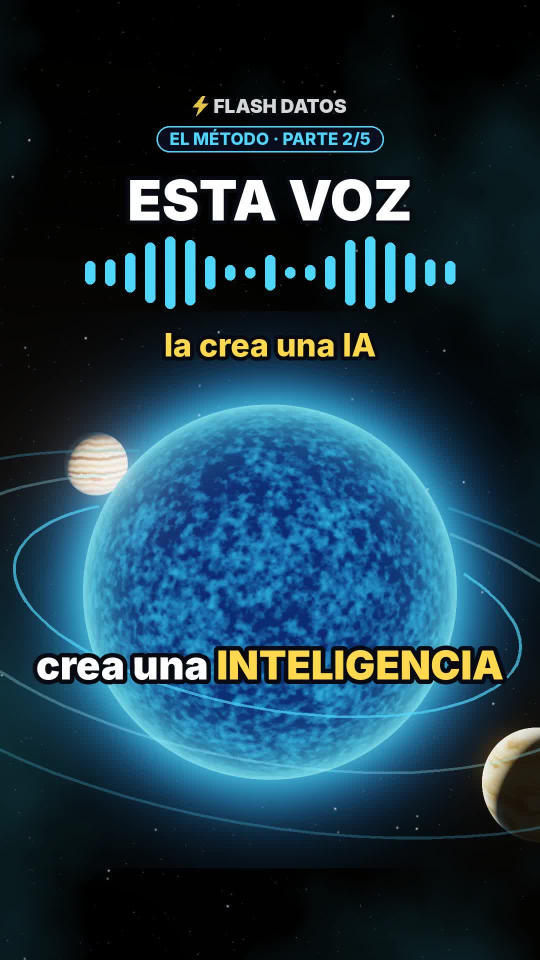
#> input picture videos/17-metodo-parte-2/portada.jpg, 1080 x 1920 px (shown at 1/2 size)
$ python -i escena.py   (imports and definitions only)
#> lines starting #> are read from the running program, lines starting #| are printed output that depends on the picture
### motor/noise.py
import numpy as np
rng = np.random.default_rng(7)
PERM = rng.permutation(256)
P = np.concatenate([PERM, PERM]).astype(np.int64)
VALS = rng.random(256)


def _hash(ix, iy, iz):
    return VALS[P[P[P[ix & 255] + (iy & 255)] + (iz & 255)]]


def vnoise(x, y, z):
    xi, yi, zi = np.floor(x).astype(np.int64), np.floor(y).astype(np.int64), np.floor(z).astype(np.int64)
    xf, yf, zf = x - xi, y - yi, z - zi
    u, v, w = xf * xf * (3 - 2 * xf), yf * yf * (3 - 2 * yf), zf * zf * (3 - 2 * zf)
    c000 = _hash(xi, yi, zi); c100 = _hash(xi + 1, yi, zi)
    c010 = _hash(xi, yi + 1, zi); c110 = _hash(xi + 1, yi + 1, zi)
    c001 = _hash(xi, yi, zi + 1); c101 = _hash(xi + 1, yi, zi + 1)
    c011 = _hash(xi, yi + 1, zi + 1); c111 = _hash(xi + 1, yi + 1, zi + 1)
    x00 = c000 + u * (c100 - c000); x10 = c010 + u * (c110 - c010)
    x01 = c001 + u * (c101 - c001); x11 = c011 + u * (c111 - c011)
    y0 = x00 + v * (x10 - x00); y1 = x01 + v * (x11 - x01)
    return y0 + w * (y1 - y0)


def fbm(x, y, z, octaves=5, lac=2.0, gain=0.5, seed=0.0):
#> called with octaves = 5, lac = 2, gain = 0.5, seed = 1717
    tot, amp, norm, f = 0.0, 1.0, 0.0, 1.0
    for o in range(octaves):
        off = seed * 17.31 + o * 31.7
        tot = tot + amp * vnoise(x * f + off, y * f - off * 0.7, z * f + off * 1.3)
        norm += amp; amp *= gain; f *= lac
    return tot / norm


def smooth(a, b, x):
    t = np.clip((x - a) / (b - a), 0, 1)
    return t * t * (3 - 2 * t)


def mix(a, b, t):
    t = t[..., None]
    return np.asarray(a) * (1 - t) + np.asarray(b) * t

### videos/17-metodo-parte-2/escena.py
"""Flash Datos · video 17 · Serie "El método", parte 2: la voz.

Una estrella de sonido cian al centro que late con la narración real (su envolvente sale de
voz/narracion.mp3), ondas de sonido que se expanden en su plano y dos lunas que son las dos
tomas de ElevenLabs. La cámara orbita alrededor (en la parte 1 solo se acercaba de frente).
Gráficos: fuentes verificadas, la hoja del guion, la onda de la voz, las dos tomas, el camino
ElevenLabs → GitHub → narracion.mp3 y la línea de tiempo con las pausas y los subtítulos.

Uso:
  python3 escena.py info
  python3 escena.py test 1 5 12 ...
  python3 escena.py chunk <ini> <fin> <out>
"""
import json, math, os, subprocess, sys
import numpy as np
from PIL import Image, ImageDraw, ImageFont
from scipy.ndimage import gaussian_filter, zoom as ndzoom, uniform_filter1d

BASE = os.path.dirname(os.path.abspath(__file__))
W, H, FPS = 1080, 1920, 30
TY = math.tan(math.radians(20)); TX = TY * W / H
PIX = 2 * TY / H

xs = ((np.arange(W) + 0.5) / W * 2 - 1) * TX
ys = (1 - (np.arange(H) + 0.5) / H * 2) * TY
DX, DY = np.meshgrid(xs, ys)
NRM = np.sqrt(DX * DX + DY * DY + 1)
DIRS = np.stack([DX / NRM, DY / NRM, -1 / NRM], axis=-1)


def lin(c):
    return np.asarray(c, dtype=np.float32) ** 2.2


# [1 line not run here, left out]
# [1 line that did not run here, left out]
# [1 line that did not run here, left out]
# [1 line that did not run here, left out]


# [12 lines left out: function sample, not called in this run]


def smooth(a, b, x):
    t = np.clip((x - a) / (b - a), 0, 1)
    return t * t * (3 - 2 * t)


def smooth(a, b, x):
    t = np.clip((x - a) / (b - a), 0, 1)
    return t * t * (3 - 2 * t)


# ---------------- fondo: estrellas y una nebulosa verde-azulada (distinta a la de la parte 1) ----------------
def make_background():
    rng = np.random.default_rng(17)
    bg = np.zeros((H, W, 3), np.float32)
    n = 1700
    x = rng.integers(0, W, n); y = rng.integers(0, H, n)
    inten = 0.025 + 0.45 * rng.random(n) ** 7
    tint = rng.random(n)
    col = np.stack([0.78 + 0.2 * tint, 0.88 + 0.06 * tint, 1.0 - 0.2 * tint], -1)
    np.add.at(bg, (y, x), col * inten[:, None])
    bg = gaussian_filter(bg, (0.6, 0.6, 0))
    big = np.zeros_like(bg)
    m = 45
    bx = rng.integers(0, W, m); by = rng.integers(0, H, m)
    np.add.at(big, (by, bx), np.array([0.9, 0.97, 1.0]) * (1.5 + 3 * rng.random(m))[:, None])
    bg += gaussian_filter(big, (1.3, 1.3, 0))
    from noise import fbm
    gy, gx = np.mgrid[0:120, 0:68] / 30.0
    neb = fbm(gx, gy, np.full_like(gx, 3.3), 5, seed=1717)
    neb = ndzoom(neb, (H / 120, W / 68), order=1)
    neb = np.clip((neb - 0.45) * 2.6, 0, 1) ** 1.4
    bg += neb[..., None] * np.array([0.006, 0.040, 0.050], np.float32)
    return bg


BG = make_background()

# ---------------- línea de tiempo ----------------
# [1 line not run here, left out]
# [1 line that did not run here, left out]
# [1 line that did not run here, left out]
# [1 line that did not run here, left out]
# [1 line that did not run here, left out]
# [1 line that did not run here, left out]
# [1 line that did not run here, left out]
# [1 line that did not run here, left out]
# [1 line that did not run here, left out]
# [1 line that did not run here, left out]
# [1 line that did not run here, left out]
# [1 line that did not run here, left out]
# [1 line that did not run here, left out]
# [1 line that did not run here, left out]
# [1 line that did not run here, left out]
# [1 line that did not run here, left out]


def wtime(seg, idx):
    """Momento aproximado de la palabra número idx del segmento (por peso de letras)."""
    words = SEG[seg]["say"].split()
    wts = [len(w) + 1 + (3 if w[-1] in ".,:…?" else 0) for w in words]
    t0, t1 = SEG[seg]["t0"], SEG[seg]["t1"]
    return t0 + (t1 - t0) * sum(wts[:idx]) / sum(wts)


# [1 line that did not run here, left out]
# [1 line that did not run here, left out]
# [1 line that did not run here, left out]
# [1 line that did not run here, left out]
# [1 line that did not run here, left out]
# [1 line that did not run here, left out]
# [1 line that did not run here, left out]

# ---------------- envolvente real de la voz ----------------
ENV_FPS = 60


def load_env():
    cache = os.path.join(BASE, "out", "env.npy")
    if os.path.exists(cache):
        return np.load(cache)
    raw = subprocess.run(["ffmpeg", "-loglevel", "error", "-i", os.path.join(BASE, "voz", "narracion.mp3"),
                          "-ac", "1", "-ar", "12000", "-f", "s16le", "-"], capture_output=True).stdout
    a = np.frombuffer(raw, np.int16).astype(np.float32) / 32768
    hop = 12000 // ENV_FPS
    n = len(a) // hop
    rms = np.sqrt((a[:n * hop].reshape(n, hop) ** 2).mean(1))
    rms = uniform_filter1d(rms, 3)
    rms = np.clip(rms / (np.percentile(rms, 97) + 1e-9), 0, 1.2)
    pad = int(TM.get("voice_offset", 0.1) * ENV_FPS)
    env = np.concatenate([np.zeros(pad), rms])
    os.makedirs(os.path.dirname(cache), exist_ok=True)
    np.save(cache, env)
    return env


# [1 line that did not run here, left out]


# [7 lines left out: function env_at, not called in this run]


# ---------------- cuerpos ----------------
TILT = math.radians(14)
R_MOON = 2.05


# [10 lines left out: functions rot_y, rot_x, not called in this run]


def latlon(v):
    return np.arcsin(np.clip(v[..., 1], -1, 1)), np.arctan2(v[..., 0], v[..., 2])


# [4 lines left out: function plane_pt, not called in this run]


def moon_pos(i, t):
    a = 0.30 * t + 1.1 + i * math.pi
    return plane_pt(R_MOON, a)


# [84 lines left out: functions take_state, bodies, shade, draw_sphere, not called in this run]


def bloom(img):
    small = img[::4, ::4]
    br = np.clip(small - 0.9, 0, None)
    g = gaussian_filter(br, (5, 5, 0)) * 0.55 + gaussian_filter(br, (22, 22, 0)) * 0.85 + gaussian_filter(br, (60, 60, 0)) * 0.5
    return img + ndzoom(g, (4, 4, 1), order=1)[:H, :W]


# [4 lines left out: function tonemap, not called in this run]


FD = os.path.join(BASE, "fonts", "")
_fc = {}


# [5 lines left out: function font, not called in this run]


YELLOW = (255, 216, 77); CYAN = (79, 216, 255); WHITE = (255, 255, 255); RED = (255, 84, 84)
INK = (8, 10, 20)


def txt(d, xy, s, size, col, A, face="Inter-Black.otf", stroke=8, anchor="mm"):
    d.text(xy, s, font=font(face, size), fill=col + (A,), anchor=anchor, stroke_width=stroke, stroke_fill=INK + (A,))


# [15 lines left out: function groups_for_part, not called in this run]


CAPS = []
# [6 lines not run here, left out]


def is_hl(w):
    raw = w.strip(".,:…?¿!¡()")
    return any(ch.isdigit() for ch in raw) or (raw.isupper() and len(raw) > 1)


# [28 lines left out: functions draw_caption, fade, not called in this run]


def bolt(cx, cy, s):
    pts = [(0.58, 0.0), (0.12, 0.56), (0.44, 0.56), (0.30, 1.0), (0.88, 0.38), (0.55, 0.38), (0.74, 0.0)]
    return [(cx + (px - 0.5) * s, cy + (py - 0.5) * s) for px, py in pts]


# [43 lines left out: functions draw_watermark, badge, wrap, project, not called in this run]


def ease(s):
    s = min(max(s, 0.0), 1.0)
    return s * s * s * (s * (6 * s - 15) + 10)


def ease_out(s):
    s = min(max(s, 0.0), 1.0)
    return 1 - (1 - s) ** 3


def lerp(a, b, s):
    return a + (b - a) * s


# ---------------- cámara en órbita: (tiempo, azimut, elevación, distancia) ----------------
def cam_keys():
    return [(0.0, -1.10, 0.10, 16.0), (2.4, -0.75, 0.22, 7.2), (IN0 - 0.15, -0.45, 0.30, 6.8),
            (IN0, -0.20, 0.42, 6.4), (GU0, 0.15, 0.38, 6.6), (VO0 - 0.15, 0.35, 0.30, 6.9),
            (VO0, 0.55, 0.18, 6.0), (TO0, 0.75, 0.30, 7.4), (TO1 + 0.3, 1.05, 0.48, 8.2),
            (GH0, 1.15, 0.50, 8.0), (PS0, 1.40, 0.32, 7.0), (CIA[0], 1.65, 0.22, 6.6),
            (CIB[0] - 0.15, 1.80, 0.25, 6.4), (CIB[0], 2.05, 0.40, 7.6), (END, 2.40, 0.30, 7.0)]


# [1 line that did not run here, left out]


# [21 lines left out: function camera, not called in this run]


# ---------------- ondas de sonido en el plano de la estrella ----------------
WAVE_PERIOD = 0.55


# [58 lines left out: functions draw_waves, env_bars, draw_hook, not called in this run]


def check(d, cx, cy, s, col, A):
    d.line([(cx - 0.5 * s, cy), (cx - 0.15 * s, cy + 0.35 * s), (cx + 0.55 * s, cy - 0.4 * s)], fill=col + (A,), width=max(3, int(s * 0.22)), joint="curve")


# [132 lines left out: functions draw_sources, draw_script, tag, draw_voice, draw_takes, file_icon, not called in this run]


def box(d, cx, cy, wb, hb, s, col, A, size=40):
    d.rounded_rectangle([cx - wb / 2, cy - hb / 2, cx + wb / 2, cy + hb / 2], 24, fill=(12, 22, 42, int(0.9 * A)), outline=col + (A,), width=4)
    d.text((cx, cy), s, font=font("Inter-Black.otf", size), fill=WHITE + (A,), anchor="mm")


# [172 lines left out: functions draw_github, draw_timeline, draw_verified, draw_next, draw_endcard, flash_alpha and 2 more, not called in this run]


# [20 lines not run here, left out]

>>> import cv2
>>> picture = cv2.imread('portada.jpg', cv2.IMREAD_GRAYSCALE)
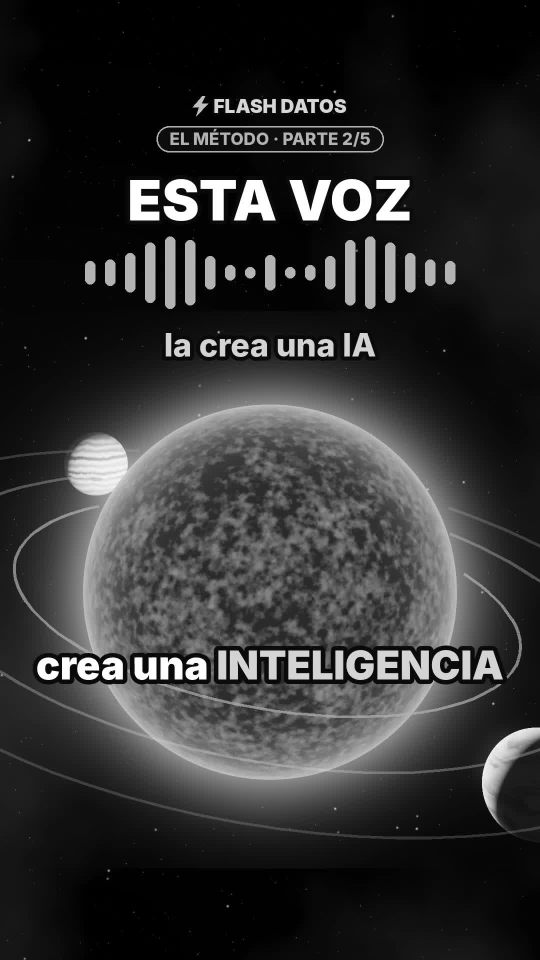
#> picture: shape (1920, 1080) (shown at 1/2 size); min 0, max 255, mean 48.9
>>> result = bloom(picture)
#> in bloom, `small = img[::4, ::4]`:
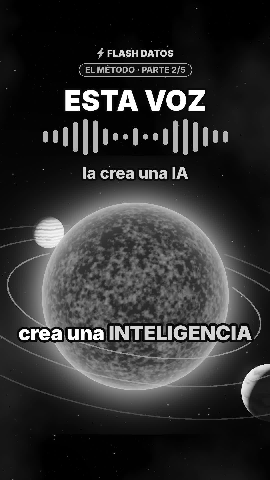
#> small: shape (480, 270); min 0, max 255, mean 48.9
#> (the run stopped early here; a loop or call above may not have finished)
